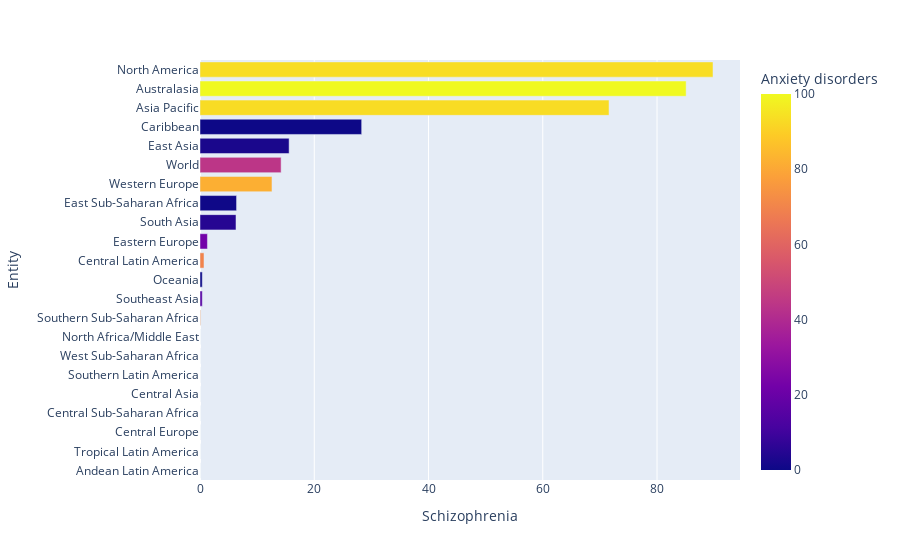

The notebook cell this image was saved under:
### Code cell
df2.sort_values(by= "Schizophrenia" ,inplace=True)
plt.figure(dpi=200)
fig = px.bar(df2, x="Schizophrenia", y="Entity", orientation='h',color='Anxiety disorders')
fig.show()

### Figure 1 — Plotly figure (JSON) as saved in the notebook; plotly's stock layout.template omitted (floating-point values rounded to 4 significant figures)
{"data": [{"alignmentgroup": "True", "hovertemplate": "Schizophrenia=%{x}<br>Entity=%{y}<br>Anxiety disorders=%{marker.color}<extra></extra>", "legendgroup": "", "marker": {"color": [0.0, 6.4, 25.5, 0.0, 0.0, 28.4, 46.6, 43.7, 73.6, 15.5, 0.0, 69.7, 22.3, 4.9, 0.4, 81.8, 44.2, 2.5, 0.0, 93.1, 100.0, 93.4], "coloraxis": "coloraxis", "pattern": {"shape": ""}}, "name": "", "offsetgroup": "", "orientation": "h", "showlegend": false, "textposition": "auto", "type": "bar", "x": [0.0, 0.0, 0.0, 0.0, 0.0, 0.0, 0.0, 0.0, 0.1, 0.4, 0.4, 0.7, 1.3, 6.3, 6.4, 12.6, 14.2, 15.6, 28.3, 71.6, 85.1, 89.8], "xaxis": "x", "y": ["Andean Latin America", "Tropical Latin America", "Central Europe", "Central Sub-Saharan Africa", "Central Asia", "Southern Latin America", "West Sub-Saharan Africa", "North Africa/Middle East", "Southern Sub-Saharan Africa", "Southeast Asia", "Oceania", "Central Latin America", "Eastern Europe", "South Asia", "East Sub-Saharan Africa", "Western Europe", "World", "East Asia", "Caribbean", "Asia Pacific", "Australasia", "North America"], "yaxis": "y"}], "layout": {"barmode": "relative", "coloraxis": {"colorbar": {"title": {"text": "Anxiety disorders"}}, "colorscale": [[0.0, "#0d0887"], [0.1111, "#46039f"], [0.2222, "#7201a8"], [0.3333, "#9c179e"], [0.4444, "#bd3786"], [0.5556, "#d8576b"], [0.6667, "#ed7953"], [0.7778, "#fb9f3a"], [0.8889, "#fdca26"], [1.0, "#f0f921"]]}, "legend": {"tracegroupgap": 0}, "margin": {"t": 60}, "xaxis": {"anchor": "y", "domain": [0.0, 1.0], "title": {"text": "Schizophrenia"}}, "yaxis": {"anchor": "x", "domain": [0.0, 1.0], "title": {"text": "Entity"}}}}
